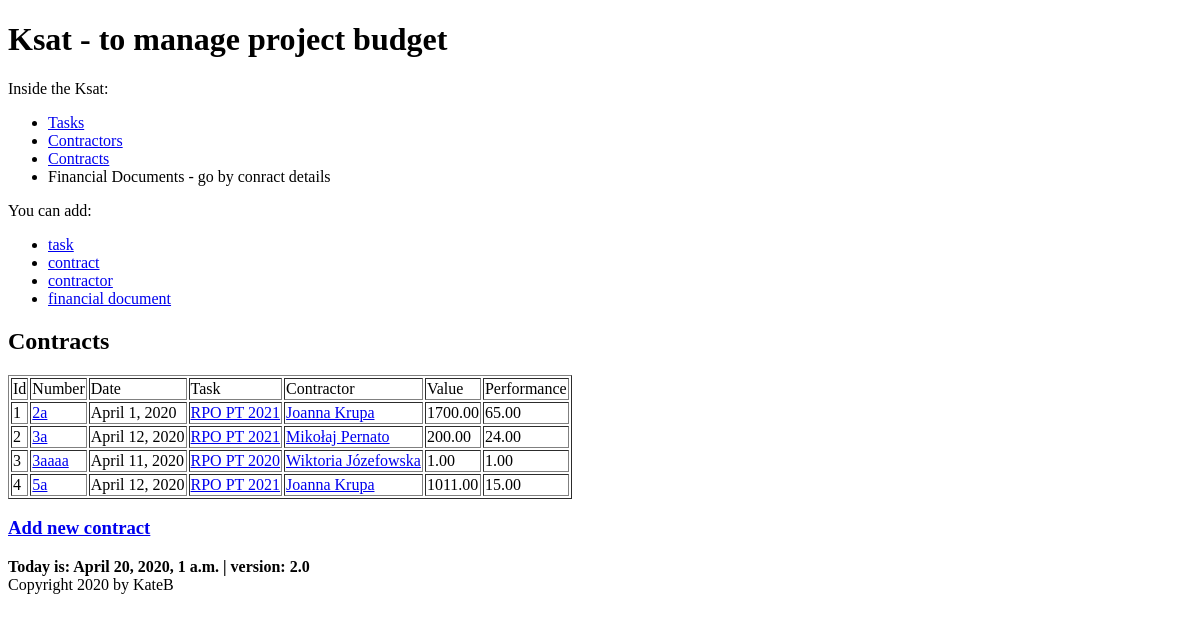
The page /ksat/contracts/ on the database as committed earlier.
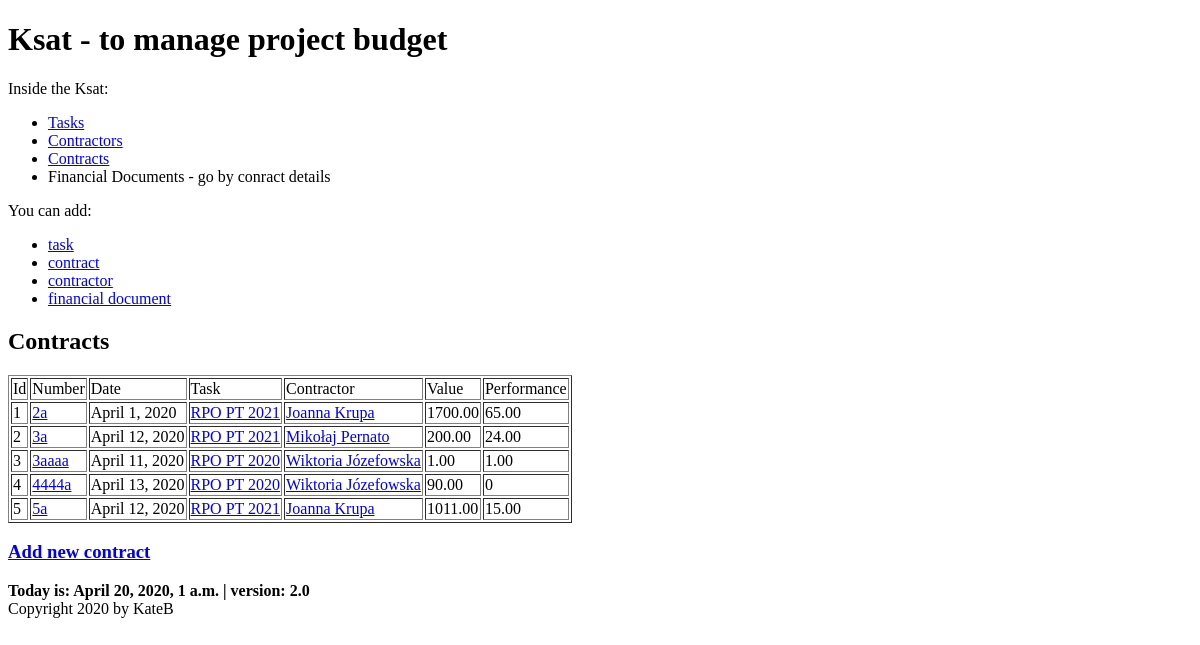
The same page on the database as committed later.
### budget/models.py (models this page shows, shortened)
class Contract(models.Model):
    number = models.CharField(max_length=128, unique=True)
    date = models.DateField()
    task = models.ForeignKey(Task, on_delete=models.CASCADE, related_name='contracts', related_query_name='contract')
    contractor = models.ForeignKey(Contractor, default=None, on_delete=models.CASCADE, related_name='contracts',
                                   related_query_name='contract')
    article = models.ManyToManyField(Articles, through='ContractArticle')
    def get_absolute_url(self):
        return reverse('budget:contract_details', kwargs={'contract_id': self.pk})
    def contract_value(self):
        value = ContractArticle.objects.filter(contract=self).aggregate(total=Sum('value'))['total']
        if value:
            return round(value, 2)
        return 0
    def contract_performance(self):
        fin_docs = FinancialDocument.objects.filter(contract=self)
        performance = 0
        for fin_doc in fin_docs:
            performance += fin_doc.fin_doc_value()
        return round(performance, 2)
    class Meta:
        default_related_name = 'contract'
        ordering = ('number', 'contractor')
        verbose_name = 'contract'

class Task(models.Model):
    title = models.CharField(max_length=128, unique=True)
    description = models.CharField(max_length=256)
    unit = models.SmallIntegerField()
    section = models.SmallIntegerField()
    article = models.ManyToManyField(Articles, through='TaskArticles')

class Contractor(models.Model):
    name = models.CharField(max_length=128)
    last_name = models.CharField(max_length=128)
    num = models.SmallIntegerField(blank=True)
    def __str__(self):
        return f'{self.name} {self.last_name}'
    class Meta:
        default_related_name = 'contractors'
        ordering = ('last_name',)
        verbose_name = 'contractor'

class FinancialDocument(models.Model):
    contract = models.ForeignKey(Contract, on_delete=models.CASCADE, related_name='fds', related_query_name='fd')
    contractor = models.ForeignKey(Contractor, default=None, on_delete=models.CASCADE, related_name='fds',
                                   related_query_name='fd')
    number = models.CharField(max_length=64, default=None)
    date = models.DateField()
    payment_date1 = models.DateField(blank=True, null=True)
    payment_date2 = models.DateField(blank=True, null=True)
    article = models.ManyToManyField(Articles, through='FinDocumentArticle')
    def fin_doc_value(self):
        value = FinDocumentArticle.objects.filter(fin_doc=self).aggregate(total=Sum('value'))['total']
        if value:
            return round(value, 2)
        return 0
    class Meta:
        default_related_name = 'fds'
        verbose_name = 'finacial_doc'

### budget/views.py (the view)
# urls.py: path('contracts/', views.ContractsView.as_view(), name='contracts'),
class ContractsView(ListView):
    model = Contract
    template_name = 'budget/contracts.html'
    context_object_name = 'contracts'

### budget/my_context_processor.py (called while the page is built)
def cp(request):
    ctx = {
        "now": django.utils.timezone.now(),
        "version": "2.0"
    }
    return ctx

### budget/templates/budget/contracts.html (shortened to what this page needs)
{% extends 'base.html' %}
{% block content %}
    {{ block.super }}
    <h2>Contracts</h2>
        <table border="bold">
            <thead>
            <tr>
                <td>Id</td>
                <td>Number</td>
                <td>Date</td>
                <td>Task</td>
                <td>Contractor</td>
                <td>Value</td>
                <td>Performance</td>
            </tr>
            </thead>
            <tbody>
            {% for contract in contracts %}
                <tr>
                    <td>{{ forloop.counter }}</td>
                    <td><a href="{{ contract.get_absolute_url }}">{{ contract.number }}</a></td>
                    <td>{{ contract.date }}</td>
                    <td><a href="{% url 'budget:task_details' contract.task.id%}">{{ contract.task.title }}</a></td>
                    <td><a href="{% url 'budget:contractor_details' contract.contractor.id %}">{{ contract.contractor }}</a></td>
                    <td>{{ contract.contract_value|floatformat:2 }}</td>
                    <td>{{ contract.contract_performance }}</td>
                </tr>
            {% endfor %}
            </tbody>
        </table>
    <h3><a href="{% url 'budget:add_contract' %}">Add new contract</a></h3>
{% endblock %}

### budget/templates/base.html (shortened to what this page needs)
<!DOCTYPE html>
<html>
<head>
</head>
<body>
{% block content %}
    <h1>Ksat - to manage project budget</h1>
    <div>Inside the Ksat:
    <ul>
        <li><a href="{% url 'budget:tasks' %}"> Tasks</a></li>
        <li><a href="{% url 'budget:contractors' %}">Contractors</a></li>
        <li><a href="{% url 'budget:contracts' %}"> Contracts</a></li>
        <li> Financial Documents - go by conract details</li>
    </ul></div>
        <div> You can add:
        <ul>
        <li><a href="{% url 'budget:add_task' %}">task</a></li>
        <li><a href="{% url 'budget:add_contract' %}">contract</a> </li>
        <li><a href="{% url 'budget:add_contractor' %}">contractor</a></li>
        <li><a href="{% url 'budget:add_findoc' %}">financial document</a></li>
    </ul></div>
{% endblock %}
{% block footer %}
    <div>
        <strong> Today is: {{ now }} | version: {{ version }}</strong>
    </div>
    <div>
        Copyright 2020 by KateB
    </div>
{% endblock %}
</body>
</html>

Rows that differ between the two databases and show on the page:
added Contract: number "4444a", date "April 13, 2020", task "RPO PT 2020", contractor "Wiktoria Józefowska", contract_value "90.00", contract_performance "0"
